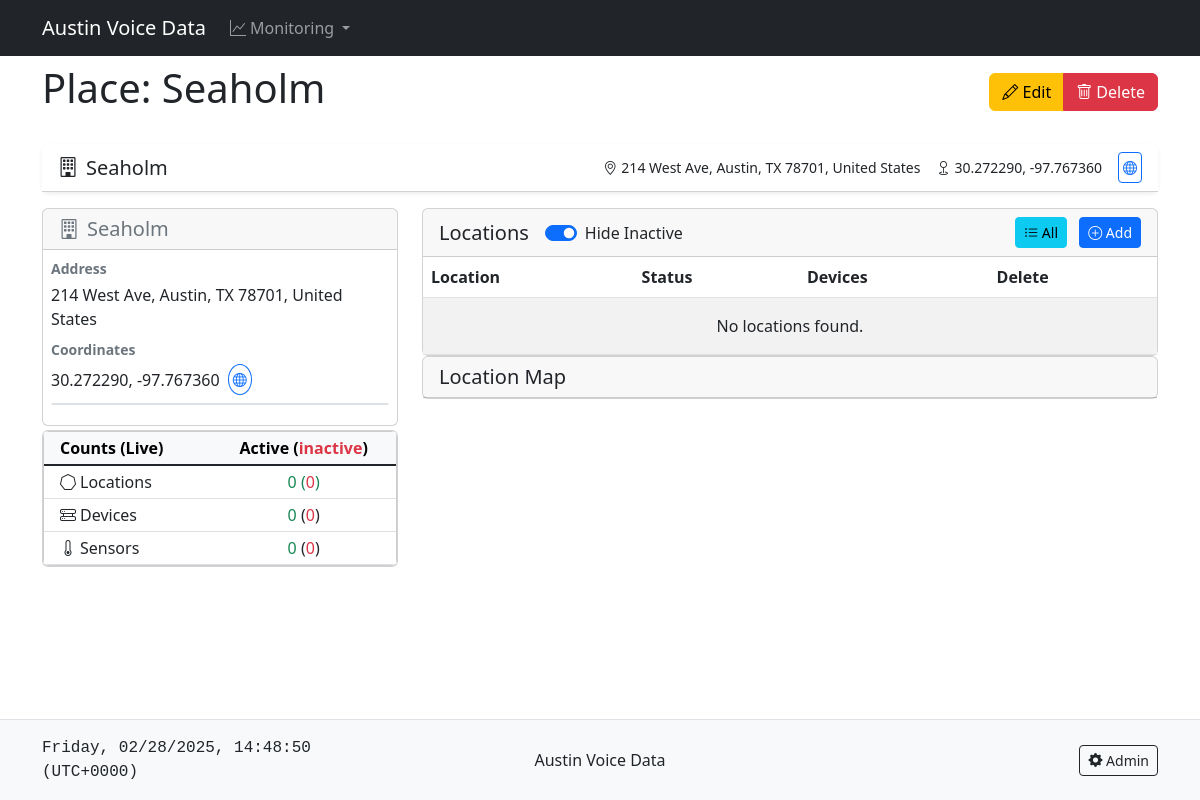
The page /seaholm-1/ on the database its author committed.
### sensors/models.py (models this page shows, shortened)
class Place(models.Model):
    name = models.CharField(max_length=100)
    slug = models.SlugField(unique=True, null=True, blank=True)
    address = models.TextField()
    latitude = models.DecimalField(max_digits=9, decimal_places=6)
    longitude = models.DecimalField(max_digits=9, decimal_places=6)
    is_active = models.BooleanField(default=True)
    site_plan = models.ImageField(
        upload_to='site_plans/',
        null=True,
        blank=True,
        validators=[
            FileExtensionValidator(['jpg', 'jpeg', 'png']),
            validate_image_size
        ],
        help_text="Upload a site plan image (JPG/PNG, minimum 1024x768, max 5MB)"
    )
    site_plan_scale = models.FloatField(default=1.0)
    site_plan_x = models.FloatField(default=0)
    site_plan_y = models.FloatField(default=0)
    created_at = models.DateTimeField(auto_now_add=True)
    updated_at = models.DateTimeField(auto_now=True)
    class Meta:
        verbose_name_plural = '1. Places'

### sensors/views.py (the view)
# urls.py: path('<slug:slug>/', views.PlaceDetailView.as_view(), name='place_detail'),
class PlaceDetailView(DetailView):
    model = Place
    context_object_name = 'place'
    template_name = 'sensors/place_detail.html'
    def get_context_data(self, **kwargs: Any) -> Dict[str, Any]:
        context = super().get_context_data(**kwargs)
        place = self.get_object()
        devices = Device.objects.filter(location__place=place)
        sensors = Sensor.objects.filter(device__location__place=place)
        locations = place.locations.annotate(
            active_devices_count=Count('devices', filter=Q(devices__is_active=True)),
            inactive_devices_count=Count('devices', filter=Q(devices__is_active=False))
        ).order_by('name')  # Add consistent ordering
        context['locations'] = locations
        m = folium.Map(
            location=[float(place.latitude), float(place.longitude)],
            zoom_start=15
        )
        folium.Marker(
            location=[float(place.latitude), float(place.longitude)],
            popup=place.name,
            tooltip=place.name,
            icon=folium.Icon(color='red', icon='info-sign')
        ).add_to(m)
        context['map_html'] = m._repr_html_()
        context.update({
            'devices_active': devices.filter(is_active=True).count(),
            'devices_inactive': devices.filter(is_active=False).count(),
            'sensors_active': sensors.filter(is_active=True).count(),
            'sensors_inactive': sensors.filter(is_active=False).count(),
        })
        return context

### sensors/templatetags/sensor_filters.py (called while the page is built)
@register.filter
def filter_active(queryset):
    return [obj for obj in queryset if obj.is_active]

@register.filter
def filter_inactive(queryset):
    return [obj for obj in queryset if not obj.is_active]

### sensors/templates/sensors/place_detail.html (shortened to what this page needs)
{% extends "sensors/base.html" %}
{% load sensor_filters %}
{% block content %}
<div class="row">
    <div class="col-md-12 mb-4">
        <div class="d-flex justify-content-between align-items-center">
            <h1>Place: {{ place.name }}</h1>
            <div class="btn-group">
                <a href="{% url 'sensors:place_update' place.slug %}" class="btn btn-warning">
                    <i class="bi bi-pencil"></i> Edit
                </a>
                <a href="{% url 'sensors:place_delete' place.slug %}" class="btn btn-danger">
                    <i class="bi bi-trash"></i> Delete
                </a>
            </div>
        </div>
    </div>
    <div class="col-12">
        {% include "sensors/includes/place_title_card.html" with place=place %}
    </div>
    <div class="col-md-4">
        {% include "sensors/includes/place_details_card.html" with place=place %}
        <div class="card mb-4">
            <div class="card bg-light p-0">
                <table class="table table-sm mb-0">
                    <thead class="table-light">
                        <tr>
                            <th class="ps-3">Counts (Live)</th>
                            <th class="text-center">Active (<span class="text-danger">inactive</span>)</th>
                        </tr>
                    </thead>
                    <tbody class="table-group-divider font-weight-bold">
                        <tr>
                            <td class="ps-3">
                                <i class="bi bi-heptagon me-1"></i>Locations
                            </td>
                            <td class="text-center text-success">
                                {{ locations|filter_active|length }}
                                (<span class="text-center text-danger">{{ locations|filter_inactive|length }}</span>)
                            </td>
                        </tr>
                        <tr>
                            <td class="ps-3">
                                <i class="bi bi-hdd-rack me-1"></i>Devices
                            </td>
                            <td class="text-center">
                                <span id="devices-active" class="text-success">{{ devices_active }}</span>
                                (<span id="devices-inactive" class="text-danger">{{ devices_inactive }}</span>)
                            </td>
                        </tr>
                        <tr>
                            <td class="ps-3">
                                <i class="bi bi-thermometer me-1"></i>Sensors
                            </td>
                            <td class="text-center">
                                <span id="sensors-active" class="text-success">{{ sensors_active }}</span>
                                (<span id="sensors-inactive" class="text-danger">{{ sensors_inactive }}</span>)
                            </td>
                        </tr>
                    </tbody>
                </table>
            </div>
        </div>
    </div>
    <div class="col-md-8">
        {% include "sensors/includes/locations_card.html" with locations=locations place=place %}
        {% if place.site_plan %}
            {% include "sensors/includes/site_plan_card.html" with place=place locations=locations %}
        {% else %}
            <div class="card mb-4">
                <div class="card-header">
                    <h5 class="card-title mb-0">Location Map</h5>
                </div>
            </div>
        {% endif %}
    </div>
</div>
{% endblock %}

### sensors/templates/sensors/includes/place_title_card.html (shortened to what this page needs)
{% load widget_tweaks %}
<div class="card rounded-3 shadow-sm border-0 mb-3">
    <div class="card-header bg-white py-2">
        <div class="d-flex justify-content-between align-items-center">
            <h5 class="card-title mb-0">
                <i class="bi bi-building me-2"></i>{{ place.name }}
            </h5>
            <div class="d-flex align-items-center gap-3 small">
                <span>
                    <i class="bi bi-geo-alt me-1"></i>{{ place.address }}
                </span>
                <span>
                    <i class="bi bi-geo me-1"></i>{{ place.latitude }}, {{ place.longitude }}
                </span>
                <a href="https://www.google.com/maps?q={{ place.latitude }},{{ place.longitude }}"
                   onclick="window.open(this.href, 'googleMaps', 'width=800,height=600'); return false;"
                   class="btn btn-outline-primary btn-sm p-1"
                   title="Open in Google Maps">
                    <i class="bi bi-globe"></i>
                </a>
            </div>
        </div>
    </div>
</div>

### sensors/templates/sensors/includes/place_details_card.html (shortened to what this page needs)
{% load widget_tweaks %}
<div class="card mb-1">
    <div class="card-header py-2 px-3">
        <h5 class="card-title mb-0 d-flex align-items-center">
            <i class="bi bi-building me-2 text-secondary"></i>
            <span class="text-secondary fw-normal">{{ place.name }}</span>
        </h5>
    </div>
    <div class="card-body px-2 pb-1 pt-2">
        <dl class="row g-0">
            <dt class="col-12 text-secondary small mb-1">Address</dt>
            <dd class="col-12 mb-2 fw-medium">{{ place.address }}</dd>
            <dt class="col-12 text-secondary small mb-1">Coordinates</dt>
            <dd class="col-12 mb-2">
                <div class="d-flex align-items-center gap-2">
                    <span class="fw-medium">{{ place.latitude }}, {{ place.longitude }}</span>
                    <a href="https://www.google.com/maps?q={{ place.latitude }},{{ place.longitude }}"
                       target="_blank"
                       class="btn btn-outline-primary btn-sm rounded-circle p-1"
                       title="Open in Google Maps">
                        <i class="bi bi-globe"></i>
                    </a>
                </div>
            </dd>
            <dt class="col-12 p-0">
                <div class="border rounded">
                </div>
            </dt>
        </dl>
    </div>
</div>

### sensors/templates/sensors/base.html (style rules this page uses)
html, body { height: 100%; }
body { display: flex; flex-direction: column; min-height: 100vh; }

### rows shown on the page
Place: name "Seaholm", address "214 West Ave, Austin, TX 78701, United States", latitude "30.272290", longitude "-97.767360"

### other values the page prints
{{ locations|filter_active|length }} "0"
{{ locations|filter_inactive|length }} "0"
{{ devices_active }} "0"
{{ devices_inactive }} "0"
{{ sensors_active }} "0"
{{ sensors_inactive }} "0"
